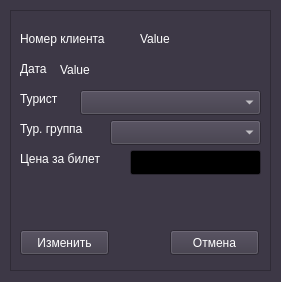
<?xml version="1.0" encoding="UTF-8"?>
<ui version="4.0">
 <class>UpdClientForm</class>
 <widget class="QMainWindow" name="UpdClientForm">
  <property name="geometry">
   <rect>
    <x>0</x>
    <y>0</y>
    <width>281</width>
    <height>282</height>
   </rect>
  </property>
  <property name="palette">
   <palette>
    <active>
     <colorrole role="WindowText">
      <brush brushstyle="SolidPattern">
       <color alpha="255">
        <red>255</red>
        <green>255</green>
        <blue>255</blue>
       </color>
      </brush>
     </colorrole>
     <colorrole role="Button">
      <brush brushstyle="SolidPattern">
       <color alpha="255">
        <red>61</red>
        <green>56</green>
        <blue>70</blue>
       </color>
      </brush>
     </colorrole>
     <colorrole role="Light">
      <brush brushstyle="SolidPattern">
       <color alpha="255">
        <red>92</red>
        <green>84</green>
        <blue>105</blue>
       </color>
      </brush>
     </colorrole>
     <colorrole role="Midlight">
      <brush brushstyle="SolidPattern">
       <color alpha="255">
        <red>76</red>
        <green>70</green>
        <blue>87</blue>
       </color>
      </brush>
     </colorrole>
     <colorrole role="Dark">
      <brush brushstyle="SolidPattern">
       <color alpha="255">
        <red>31</red>
        <green>28</green>
        <blue>35</blue>
       </color>
      </brush>
     </colorrole>
     <colorrole role="Mid">
      <brush brushstyle="SolidPattern">
       <color alpha="255">
        <red>41</red>
        <green>37</green>
        <blue>47</blue>
       </color>
      </brush>
     </colorrole>
     <colorrole role="Text">
      <brush brushstyle="SolidPattern">
       <color alpha="255">
        <red>255</red>
        <green>255</green>
        <blue>255</blue>
       </color>
      </brush>
     </colorrole>
     <colorrole role="BrightText">
      <brush brushstyle="SolidPattern">
       <color alpha="255">
        <red>255</red>
        <green>255</green>
        <blue>255</blue>
       </color>
      </brush>
     </colorrole>
     <colorrole role="ButtonText">
      <brush brushstyle="SolidPattern">
       <color alpha="255">
        <red>255</red>
        <green>255</green>
        <blue>255</blue>
       </color>
      </brush>
     </colorrole>
     <colorrole role="Base">
      <brush brushstyle="SolidPattern">
       <color alpha="255">
        <red>0</red>
        <green>0</green>
        <blue>0</blue>
       </color>
      </brush>
     </colorrole>
     <colorrole role="Window">
      <brush brushstyle="SolidPattern">
       <color alpha="255">
        <red>61</red>
        <green>56</green>
        <blue>70</blue>
       </color>
      </brush>
     </colorrole>
     <colorrole role="Shadow">
      <brush brushstyle="SolidPattern">
       <color alpha="255">
        <red>0</red>
        <green>0</green>
        <blue>0</blue>
       </color>
      </brush>
     </colorrole>
     <colorrole role="AlternateBase">
      <brush brushstyle="SolidPattern">
       <color alpha="255">
        <red>30</red>
        <green>28</green>
        <blue>35</blue>
       </color>
      </brush>
     </colorrole>
     <colorrole role="ToolTipBase">
      <brush brushstyle="SolidPattern">
       <color alpha="255">
        <red>255</red>
        <green>255</green>
        <blue>220</blue>
       </color>
      </brush>
     </colorrole>
     <colorrole role="ToolTipText">
      <brush brushstyle="SolidPattern">
       <color alpha="255">
        <red>0</red>
        <green>0</green>
        <blue>0</blue>
       </color>
      </brush>
     </colorrole>
     <colorrole role="PlaceholderText">
      <brush brushstyle="SolidPattern">
       <color alpha="127">
        <red>255</red>
        <green>255</green>
        <blue>255</blue>
       </color>
      </brush>
     </colorrole>
    </active>
    <inactive>
     <colorrole role="WindowText">
      <brush brushstyle="SolidPattern">
       <color alpha="255">
        <red>255</red>
        <green>255</green>
        <blue>255</blue>
       </color>
      </brush>
     </colorrole>
     <colorrole role="Button">
      <brush brushstyle="SolidPattern">
       <color alpha="255">
        <red>61</red>
        <green>56</green>
        <blue>70</blue>
       </color>
      </brush>
     </colorrole>
     <colorrole role="Light">
      <brush brushstyle="SolidPattern">
       <color alpha="255">
        <red>92</red>
        <green>84</green>
        <blue>105</blue>
       </color>
      </brush>
     </colorrole>
     <colorrole role="Midlight">
      <brush brushstyle="SolidPattern">
       <color alpha="255">
        <red>76</red>
        <green>70</green>
        <blue>87</blue>
       </color>
      </brush>
     </colorrole>
     <colorrole role="Dark">
      <brush brushstyle="SolidPattern">
       <color alpha="255">
        <red>31</red>
        <green>28</green>
        <blue>35</blue>
       </color>
      </brush>
     </colorrole>
     <colorrole role="Mid">
      <brush brushstyle="SolidPattern">
       <color alpha="255">
        <red>41</red>
        <green>37</green>
        <blue>47</blue>
       </color>
      </brush>
     </colorrole>
     <colorrole role="Text">
      <brush brushstyle="SolidPattern">
       <color alpha="255">
        <red>255</red>
        <green>255</green>
        <blue>255</blue>
       </color>
      </brush>
     </colorrole>
     <colorrole role="BrightText">
      <brush brushstyle="SolidPattern">
       <color alpha="255">
        <red>255</red>
        <green>255</green>
        <blue>255</blue>
       </color>
      </brush>
     </colorrole>
     <colorrole role="ButtonText">
      <brush brushstyle="SolidPattern">
       <color alpha="255">
        <red>255</red>
        <green>255</green>
        <blue>255</blue>
       </color>
      </brush>
     </colorrole>
     <colorrole role="Base">
      <brush brushstyle="SolidPattern">
       <color alpha="255">
        <red>0</red>
        <green>0</green>
        <blue>0</blue>
       </color>
      </brush>
     </colorrole>
     <colorrole role="Window">
      <brush brushstyle="SolidPattern">
       <color alpha="255">
        <red>61</red>
        <green>56</green>
        <blue>70</blue>
       </color>
      </brush>
     </colorrole>
     <colorrole role="Shadow">
      <brush brushstyle="SolidPattern">
       <color alpha="255">
        <red>0</red>
        <green>0</green>
        <blue>0</blue>
       </color>
      </brush>
     </colorrole>
     <colorrole role="AlternateBase">
      <brush brushstyle="SolidPattern">
       <color alpha="255">
        <red>30</red>
        <green>28</green>
        <blue>35</blue>
       </color>
      </brush>
     </colorrole>
     <colorrole role="ToolTipBase">
      <brush brushstyle="SolidPattern">
       <color alpha="255">
        <red>255</red>
        <green>255</green>
        <blue>220</blue>
       </color>
      </brush>
     </colorrole>
     <colorrole role="ToolTipText">
      <brush brushstyle="SolidPattern">
       <color alpha="255">
        <red>0</red>
        <green>0</green>
        <blue>0</blue>
       </color>
      </brush>
     </colorrole>
     <colorrole role="PlaceholderText">
      <brush brushstyle="SolidPattern">
       <color alpha="127">
        <red>255</red>
        <green>255</green>
        <blue>255</blue>
       </color>
      </brush>
     </colorrole>
    </inactive>
    <disabled>
     <colorrole role="WindowText">
      <brush brushstyle="SolidPattern">
       <color alpha="255">
        <red>31</red>
        <green>28</green>
        <blue>35</blue>
       </color>
      </brush>
     </colorrole>
     <colorrole role="Button">
      <brush brushstyle="SolidPattern">
       <color alpha="255">
        <red>61</red>
        <green>56</green>
        <blue>70</blue>
       </color>
      </brush>
     </colorrole>
     <colorrole role="Light">
      <brush brushstyle="SolidPattern">
       <color alpha="255">
        <red>92</red>
        <green>84</green>
        <blue>105</blue>
       </color>
      </brush>
     </colorrole>
     <colorrole role="Midlight">
      <brush brushstyle="SolidPattern">
       <color alpha="255">
        <red>76</red>
        <green>70</green>
        <blue>87</blue>
       </color>
      </brush>
     </colorrole>
     <colorrole role="Dark">
      <brush brushstyle="SolidPattern">
       <color alpha="255">
        <red>31</red>
        <green>28</green>
        <blue>35</blue>
       </color>
      </brush>
     </colorrole>
     <colorrole role="Mid">
      <brush brushstyle="SolidPattern">
       <color alpha="255">
        <red>41</red>
        <green>37</green>
        <blue>47</blue>
       </color>
      </brush>
     </colorrole>
     <colorrole role="Text">
      <brush brushstyle="SolidPattern">
       <color alpha="255">
        <red>31</red>
        <green>28</green>
        <blue>35</blue>
       </color>
      </brush>
     </colorrole>
     <colorrole role="BrightText">
      <brush brushstyle="SolidPattern">
       <color alpha="255">
        <red>255</red>
        <green>255</green>
        <blue>255</blue>
       </color>
      </brush>
     </colorrole>
     <colorrole role="ButtonText">
      <brush brushstyle="SolidPattern">
       <color alpha="255">
        <red>31</red>
        <green>28</green>
        <blue>35</blue>
       </color>
      </brush>
     </colorrole>
     <colorrole role="Base">
      <brush brushstyle="SolidPattern">
       <color alpha="255">
        <red>61</red>
        <green>56</green>
        <blue>70</blue>
       </color>
      </brush>
     </colorrole>
     <colorrole role="Window">
      <brush brushstyle="SolidPattern">
       <color alpha="255">
        <red>61</red>
        <green>56</green>
        <blue>70</blue>
       </color>
      </brush>
     </colorrole>
     <colorrole role="Shadow">
      <brush brushstyle="SolidPattern">
       <color alpha="255">
        <red>0</red>
        <green>0</green>
        <blue>0</blue>
       </color>
      </brush>
     </colorrole>
     <colorrole role="AlternateBase">
      <brush brushstyle="SolidPattern">
       <color alpha="255">
        <red>61</red>
        <green>56</green>
        <blue>70</blue>
       </color>
      </brush>
     </colorrole>
     <colorrole role="ToolTipBase">
      <brush brushstyle="SolidPattern">
       <color alpha="255">
        <red>255</red>
        <green>255</green>
        <blue>220</blue>
       </color>
      </brush>
     </colorrole>
     <colorrole role="ToolTipText">
      <brush brushstyle="SolidPattern">
       <color alpha="255">
        <red>0</red>
        <green>0</green>
        <blue>0</blue>
       </color>
      </brush>
     </colorrole>
     <colorrole role="PlaceholderText">
      <brush brushstyle="SolidPattern">
       <color alpha="127">
        <red>31</red>
        <green>28</green>
        <blue>35</blue>
       </color>
      </brush>
     </colorrole>
    </disabled>
   </palette>
  </property>
  <property name="windowTitle">
   <string>ООО&quot;Туристическая фирма&quot; - Изменение клиента</string>
  </property>
  <widget class="QWidget" name="centralwidget">
   <widget class="QFrame" name="PNL_AddClientAtGroup">
    <property name="geometry">
     <rect>
      <x>10</x>
      <y>10</y>
      <width>261</width>
      <height>261</height>
     </rect>
    </property>
    <property name="frameShape">
     <enum>QFrame::StyledPanel</enum>
    </property>
    <property name="frameShadow">
     <enum>QFrame::Raised</enum>
    </property>
    <widget class="QComboBox" name="CMBB_FIOClientsUpd">
     <property name="geometry">
      <rect>
       <x>70</x>
       <y>80</y>
       <width>181</width>
       <height>25</height>
      </rect>
     </property>
    </widget>
    <widget class="QComboBox" name="CMBB_TourGroupNameUpd">
     <property name="geometry">
      <rect>
       <x>100</x>
       <y>110</y>
       <width>151</width>
       <height>25</height>
      </rect>
     </property>
    </widget>
    <widget class="QLineEdit" name="TB_TicketCostUpd">
     <property name="geometry">
      <rect>
       <x>120</x>
       <y>140</y>
       <width>131</width>
       <height>25</height>
      </rect>
     </property>
    </widget>
    <widget class="QLabel" name="label">
     <property name="geometry">
      <rect>
       <x>10</x>
       <y>80</y>
       <width>67</width>
       <height>17</height>
      </rect>
     </property>
     <property name="text">
      <string>Турист</string>
     </property>
    </widget>
    <widget class="QLabel" name="label_2">
     <property name="geometry">
      <rect>
       <x>10</x>
       <y>110</y>
       <width>81</width>
       <height>17</height>
      </rect>
     </property>
     <property name="text">
      <string>Тур. группа</string>
     </property>
    </widget>
    <widget class="QLabel" name="label_3">
     <property name="geometry">
      <rect>
       <x>10</x>
       <y>140</y>
       <width>101</width>
       <height>17</height>
      </rect>
     </property>
     <property name="text">
      <string>Цена за билет</string>
     </property>
    </widget>
    <widget class="QPushButton" name="Btn_Update">
     <property name="geometry">
      <rect>
       <x>10</x>
       <y>220</y>
       <width>89</width>
       <height>25</height>
      </rect>
     </property>
     <property name="text">
      <string>Изменить</string>
     </property>
    </widget>
    <widget class="QPushButton" name="Btn_cancelUpdate">
     <property name="geometry">
      <rect>
       <x>160</x>
       <y>220</y>
       <width>89</width>
       <height>25</height>
      </rect>
     </property>
     <property name="text">
      <string>Отмена</string>
     </property>
    </widget>
    <widget class="QLabel" name="label_4">
     <property name="geometry">
      <rect>
       <x>10</x>
       <y>20</y>
       <width>111</width>
       <height>17</height>
      </rect>
     </property>
     <property name="text">
      <string>Номер клиента</string>
     </property>
    </widget>
    <widget class="QLabel" name="label_5">
     <property name="geometry">
      <rect>
       <x>10</x>
       <y>50</y>
       <width>41</width>
       <height>17</height>
      </rect>
     </property>
     <property name="text">
      <string>Дата</string>
     </property>
    </widget>
    <widget class="QLabel" name="LB_IDClient">
     <property name="geometry">
      <rect>
       <x>130</x>
       <y>20</y>
       <width>121</width>
       <height>17</height>
      </rect>
     </property>
     <property name="text">
      <string>Value</string>
     </property>
    </widget>
    <widget class="QLabel" name="LB_Date">
     <property name="geometry">
      <rect>
       <x>50</x>
       <y>50</y>
       <width>201</width>
       <height>20</height>
      </rect>
     </property>
     <property name="text">
      <string>Value</string>
     </property>
    </widget>
   </widget>
  </widget>
 </widget>
 <resources/>
 <connections/>
</ui>
